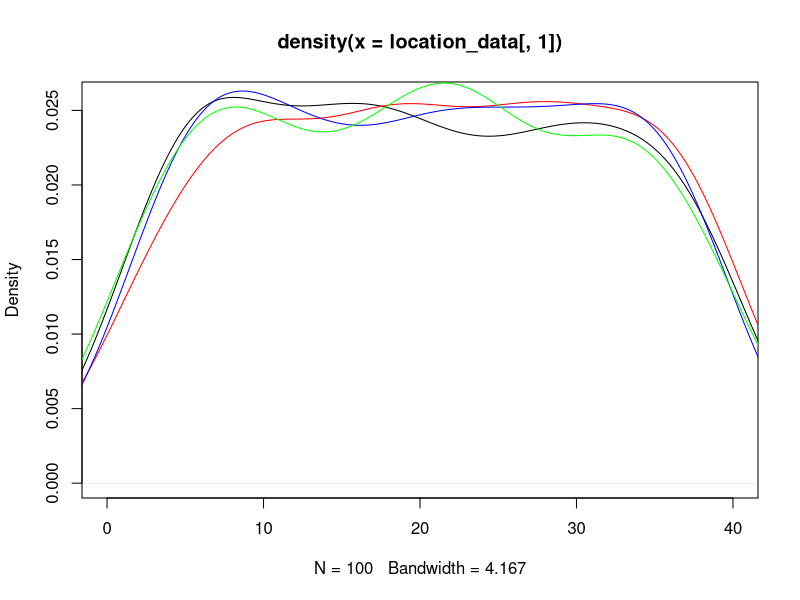
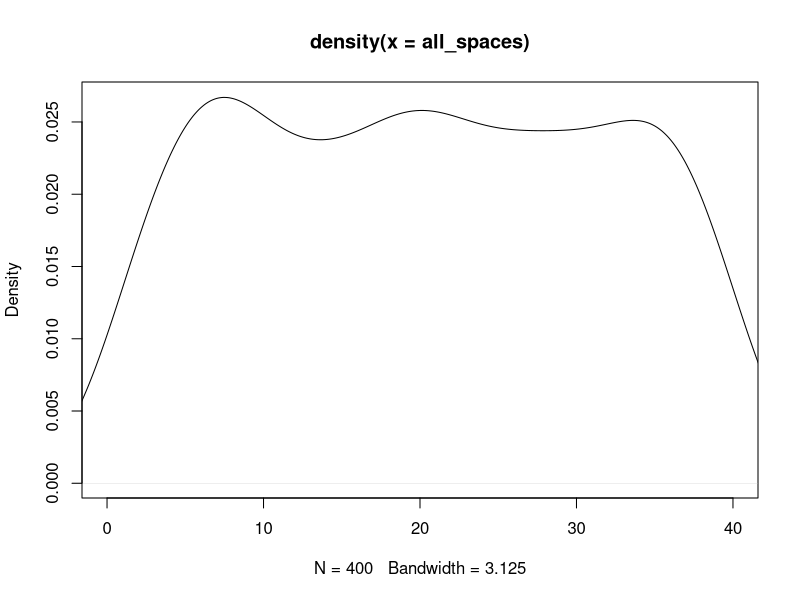
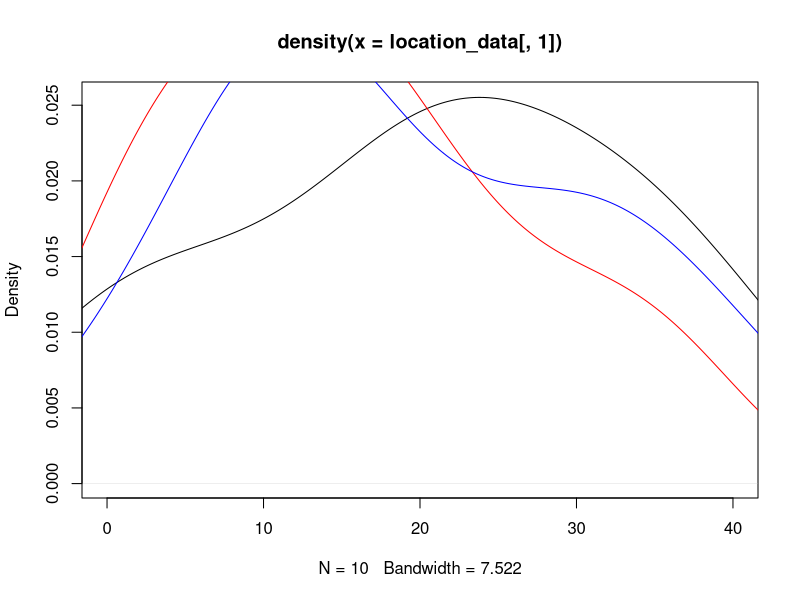
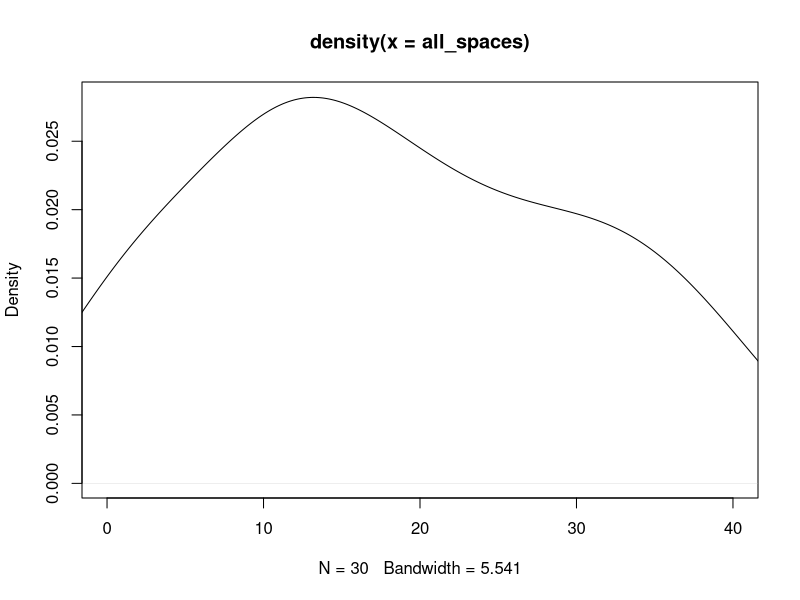

Write R code to recreate these figures, in order. (Note: this script raises an error after producing the figures.)
## ---- chunk 1
knitr::opts_chunk$set(echo = TRUE)
## ---- chunk 2
#libraries
library(dplyr)
library(ggplot2)
## ---- chunk 3
#Kayleigh
##LET'S GET MOVING

monopolyBoard <- read.csv("MonopolyBoard.csv", header = T)
monopolyBoard

# Using dice rolls to determine where a player will land on the board
#input: "location"; a number 1-40; where the player is on the board
#output: the amount of spaces the player will move until they are on their new location

#note that this is only accounting for standard dice rolls, no special rules yet...

lets_move = function(location) {
  dice_roll_1 <- sample(1:6, 1, replace = TRUE)
  dice_roll_2 <- sample(1:6, 1, replace = TRUE)
  
  roll_total <- sum(dice_roll_1, dice_roll_2)
  roll_double <- dice_roll_1 == dice_roll_2
  
    location = location + roll_total
    
  if (location <= 40) {
    location = location
  } else {
    location = location - 40
  }
  
  space = monopolyBoard$name[monopolyBoard$spaces == location]
  
  print("You're moving forward...")
  print(roll_total)
  
  print("You're on space...")
  print(location)
  
  #print(space) #This prints out the name of the space that they land on. 
}

#testers
lets_move(1)
lets_move(25)
lets_move(38)
lets_move(40)



#A function to move players around the board and to play Monopoly!
#input: "turns"; the amount of turns we should take
#output: a player's new location on the board

lets_play = function(turns) {
  location = 1
  print("Starting Location: GO!")
  for (i in 1:turns) {
    location = lets_move(location)
  }
  print("You've landed on...")
  return(location)
}



lets_play(10) #tester #in this example if you look at a reference monopoly board and "walk" your way around the board with each move being the number in each output, you'll land on the space on the board corresponding to the final output (when counting "GO" as 1 and/or 40) 

#testers 
#"lets_move" and "lets_play" have both been edited to print out phrases for each roll and move to make it easier to determine how the player is moving. 
#"You're moving forward..." gives the player's roll
#"You're on space..." is the players position after 1 turn/"lets_move"
  # Later try to switch this print statement to the name of the spot that the player is on 
#"You've landed on..." gives the final location after running "lets_play" for "x" turns.
  # Later try to switch this print statement to the name of the spot that the player is on 

lets_play(3)
lets_play(10)

## ---- chunk 4
##DOUBLE DOWN

##WORK IN PROGRESS

#A function using dice rolls to determine how many spaces a player will move with the additional rules for "doubles" in Monopoly
#input: "location"; a number 1-40 where the player is on the board
#outut: the number of spaces the player will move on the board, with the special case of rolling three "doubles" and landing in jail
double_down = function(location) {
  dice_roll_1 <- sample(1:6, 1, replace = TRUE)
  dice_roll_2 <- sample(1:6, 1, replace = TRUE)
  
  roll_total <- sum(dice_roll_1, dice_roll_2)
  roll_double <- dice_roll_1 == dice_roll_2
  
  print("roll was")
  print(roll_total)
    
  if (roll_double) {
    
    dice_roll_3 <- sample(1:6, 1, replace = TRUE)
    dice_roll_4 <- sample(1:6, 1, replace = TRUE)
    
    roll_total_2 <- sum(dice_roll_3, dice_roll_4)
    roll_double_2 <- dice_roll_3 == dice_roll_4
    
    print("roll double was")
    print(roll_total_2)

    
    if (roll_double_2) {
      dice_roll_5 <- sample(1:6, 1, replace = TRUE)
      dice_roll_6 <- sample(1:6, 1, replace = TRUE)
      
      roll_total_3 <- sum(dice_roll_5, dice_roll_6)
      roll_double_3 <- dice_roll_5 == dice_roll_6
      
      print("roll double was")
      print(roll_total_3)
      
      if (roll_double_3) {
        location = 11 #Jail
        print("doubles, doubles, doubles")
        print("You're going to JAIL!")
        
      } else {
        location = location + roll_total + roll_total_2 + roll_total_3
        print("doubles, doubles, not doubles")
        print("You're moving forward...")
        print(roll_total + roll_total_2 + roll_total_3)
      }
    } else {
      location = location + roll_total + roll_total_2
      print("doubles, not doubles")
      print("You're moving forward...")
      print(roll_total+roll_total_2)
    }
  } else {
    location = location + roll_total
    print("no doubles")
    print("You're moving forward...")
    print(roll_total)
  }

    
  if (location <= 40) {
    location = location
  } else {
    location = location - 40
  }

  
  print("You're on space...")
  print(location)
}

double_down(1)
#text out in the function is kinda funky right but it's just to make sure its working right
#In final version switch all dice rolls to sample(1:6,...)

## ---- chunk 5
##CHANCE AND COMMUNITY CHEST CARDS
Card_Numbers <- c(1, 2, 3, 4, 5, 6, 7, 8, 9, 10, 11, 12, 13, 14, 15, 16)

Chance_Cards <- c("Advance to Boardwalk", "Advance to Go (Collect $200)", "Advance to Illinois Avenue. If you pass Go, collect $200", "Advance to St. Charles Place. If you pass Go, collect $200", "Advance to the nearest Railroad. If unowned, you may buy it from the Bank. If owned, pay owner twice the rental to which they are otherwise entitled", "Advance to the nearest Railroad. If unowned, you may buy it from the Bank. If owned, pay owner twice the rental to which they are otherwise entitled", "Advance token to nearest Utility. If unowned, you may buy it from the Bank. If owned, throw dice and pay owner a total ten times amount thrown", "Bank pays you dividend of $50", "Get Out of Jail Free", "Go Back 3 Spaces", "Go to Jail. Go directly to Jail, do not pass Go, do not collect $200", "Make general repairs on all your property. For each house pay $25. For each hotel pay $100", "Speeding fine $15", "Take a trip to Reading Railroad. If you pass Go, collect $200", "You have been elected Chairman of the Board. Pay each player $50", "Your building loan matures. Collect $150")

Chance <- data.frame(Chance_Cards, Card_Numbers)
Chance
##Chance cards to move a player to a new space:
  #1 -> Advance to Boardwalk (space 40)
  #2 -> Advance to Go (space 1)
  #3 -> Advance to Illinois Avenue (space 25)
  #4 -> Advance to St. Charles Place (space 12)
  #5 -> Advance to nearest Railroad (space(s) 6, 16, 26, 36)
  #6 -> Advance to nearest Railraod (space(s) 6, 16, 26, 36)
  #7 -> Advance to nearest Utility (space(s) 13, 29)
  #11 -> Go to Jail (space 11)
  #14 -> Take a trip to Reading Railroad (space 6)

Community_Chest_Cards <- c("Advance to Go (Collect $200)", "Bank error in your favor. Collect $200", "Doctor’s fee. Pay $50", "From sale of stock you get $50", "Get Out of Jail Free", "Go to Jail. Go directly to jail, do not pass Go, do not collect $200", "Holiday fund matures. Receive $100", "Income tax refund. Collect $20", "It is your birthday. Collect $10 from every player", "Life insurance matures. Collect $100", "Pay hospital fees of $100", "Pay school fees of $50", "Receive $25 consultancy fee", "You are assessed for street repair. $40 per house. $115 per hotel", "You have won second prize in a beauty contest. Collect $10", "You inherit $100")

Community_Chest <- data.frame(Community_Chest_Cards, Card_Numbers)
Community_Chest

##Community Chest Cards that move a player to a new space:
  #1 -> Advance to GO (space 1)
  #5 -> Go to Jail (space 11)

## ---- chunk 6
# heidi

#the function "who_goes_first" simulates the initial roll before the game begins in order to determine which player goes first
# input is a number of how many players are going to be playing
# output is the value of each players roll and the player that will start the game based on who had the highest roll
who_goes_first <- function(num_players){
  initial_rolls <- c()
  for (i in 1:num_players) {
    player_i_roll <- sum(sample(1:6, 2, replace=TRUE))
    initial_rolls <- c(initial_rolls, player_i_roll) # vector of every player's roll
    print(paste("Player", i, "rolled", player_i_roll))
  }
  cat("\n")
  if(sum(initial_rolls == max(initial_rolls)) >= 2){
    while (sum(initial_rolls == max(initial_rolls)) >= 2) { # if players tied for highest number
      tied_players <- which(initial_rolls==max(initial_rolls)) # identify which players tied
      print("It's a tie! Roll again")
      cat("\n")
      tie_breaker_rolls <- c()
      for (i in tied_players) { # tied players roll again
       player_i_roll2 <- sum(sample(1:6, 2, replace=TRUE))
       tie_breaker_rolls <- c(tie_breaker_rolls, player_i_roll2)
       print(paste("Player", i, "rolled", player_i_roll2))
      }
      initial_rolls <- tie_breaker_rolls
      highest_roll <- max(tie_breaker_rolls)
      highest_player2 <- tied_players[which(tie_breaker_rolls == highest_roll)]
    }
    cat("\n")
    print(paste("Player", highest_player2, "goes first!"))
  }
  else {
    highest_player <- which.max(initial_rolls) # who rolled the highest number
    print(paste("Player", highest_player, "goes first!"))
  }
}

who_goes_first(4) # test function

## ---- chunk 7
# Olivia
# Website for data: https://stat-jet-asu.github.io/Datasets/InstructorDescriptions/monopoly.html

monopolyBoard <- read.csv("MonopolyBoard.csv", header = T)
head(monopolyBoard)

# This section is for question number 2

# Kayleigh's lets_play function from above incorporating players and density plots
# uses lets_move function from above
# input: turns, # of turns to iterate through; players, number of players (2-4)
# output: density plot with a line for each player's frequency of spaces landed on 
# & density plot for the combined frequency of spaces landed on for all players

lets_play = function(turns, players) {
  location_data <- as.data.frame(matrix(nrow = turns, ncol = players))
  
for (j in 1:players) {
  location = 1
  
  for (i in 1:turns) {
    
    location = lets_move(location)
    location_data[i,j] <- location
    }
  }
  
  # creates density plot of frequency of landing on each space for each player
  plot(density(location_data[,1]), xlim = c(0,40), col = "black")
  
  colors <- c("red", "blue", "green")
  
  for (k in 2:players) {
  lines(density(location_data[,k]), col = colors[k-1]) # adds a density line for each player after the first
  }
  
  # creates density plot for total frequency landing on each space (all players spaces included)
  all_spaces <- as.vector(as.matrix(location_data))
  plot(density(all_spaces), xlim = c(0,40), col = "black")
}
lets_play(100, 4)

## ---- chunk 8
who_goes_first2 <- function(num_players){
  initial_rolls <- c()
  for (i in 1:num_players) {
    player_i_roll <- sum(sample(1:6, 2, replace=TRUE))
    initial_rolls <- c(initial_rolls, player_i_roll) # vector of every player's roll
#    print(paste("Player", i, "rolled", player_i_roll))
  }
  cat("\n")
  if(sum(initial_rolls == max(initial_rolls)) >= 2){
    while (sum(initial_rolls == max(initial_rolls)) >= 2) { # if players tied for highest number
      tied_players <- which(initial_rolls==max(initial_rolls)) # identify which players tied
#      print("It's a tie! Roll again")
#      cat("\n")
      tie_breaker_rolls <- c()
      for (i in tied_players) { # tied players roll again
       player_i_roll2 <- sum(sample(1:6, 2, replace=TRUE))
       tie_breaker_rolls <- c(tie_breaker_rolls, player_i_roll2)
#       print(paste("Player", i, "rolled", player_i_roll2))
      }
      initial_rolls <- tie_breaker_rolls
      highest_roll <- max(tie_breaker_rolls)
      highest_player2 <- tied_players[which(tie_breaker_rolls == highest_roll)]
    }
#    cat("\n")
#    print(paste("Player", highest_player2, "goes first!"))
  }
  else {
    highest_player <- which.max(initial_rolls) # who rolled the highest number
#    print(paste("Player", highest_player, "goes first!"))
#    return(highest_player)
  
    
  # creating player order
  player_order <- length(num_players)
  player_order[1] <- as.integer(highest_player)

 for (j in 2:num_players) {
    
  player_order[j] <- as.integer(player_order[j-1] + 1)
  if (player_order[j] > num_players) {
    player_order[j] <- 1
  }
 }
  print(player_order)
  }
  
  playerlist <- (list(highest_player, player_order))
  return(playerlist)
}

#who_goes_first2(4)

## ---- chunk 9
# Question number 3 -- including jail and double rolls

lets_move2 = function(location) {
  dice_roll_1 <- sample(1:6, 1, replace = TRUE)
  dice_roll_2 <- sample(1:6, 1, replace = TRUE)
  
  roll_total <- sum(dice_roll_1, dice_roll_2)
  roll_double <- dice_roll_1 == dice_roll_2
  
    location = location + roll_total # updates location to be previous location + roll total
    double3 = "false" # double3 is assigned "true" if the player double rolls 3x (as seen in if statement below), otherwise it is assigned "false" 
    
  # first double roll -> roll again
  if (roll_double == TRUE) {
    dice_roll_3 <- sample(1:6, 1, replace = TRUE)
    dice_roll_4 <- sample(1:6, 1, replace = TRUE)
    
    roll_total2 <- sum(dice_roll_3, dice_roll_4)
    roll_double2 <- dice_roll_3 == dice_roll_4
    
    location = location + roll_total2
    double3 = "false"
    
    # if player is at a location past 40, subtract 40 so they go back to the GO space at location "41"
    # this is included in each if statement below so that it applies if player has to roll again
    if (location <= 40) {
      location = location
    } else {
      location = location - 40
    }
     
      # second double roll -> roll again
      if (roll_double2 == TRUE) {
        dice_roll_5 <- sample(1:6, 1, replace = TRUE)
        dice_roll_6 <- sample(1:6, 1, replace = TRUE)
    
        roll_total3 <- sum(dice_roll_5, dice_roll_6)
        roll_double3 <- dice_roll_5 == dice_roll_6
    
        location = location + roll_total3
        double3 = "false"
        
        if (location <= 40) {
          location = location
        } else {
          location = location - 40
        }
        
        # third double roll -> go to jail
          if (roll_double3 == TRUE) {
            location = monopolyBoard$spaces[monopolyBoard$name == "Jail"]
            double3 = "true"
          }
      }
  }  
    
  if (location <= 40) {
    location = location
  } else {
    location = location - 40
  }
  
  listdata <- (list(location, double3)) # creates list for outputs "location" and "double3"
  # if you need to access location from this function, use lets_move2(location)[[1]]
  # if you need to access double3, use lets_move2(double3)[[2]]
  return(listdata)
  
}


# lets_play2 is currently set up to have each player go thru all their turns and then move onto the next player
# probably need to fix this for question 5

## ---- chunk 10

lets_play2 = function(turns, players) {
  
  
  location_data <- as.data.frame(matrix(nrow = turns, ncol = players)) # dataframe will keep data for locations of players for each turn
  double3data <- as.data.frame(matrix(nrow = turns, ncol = players)) # dataframe will say "true" if player double rolled 3x (which lands them in jail) and "false" if they didn't double roll 3x
  
    # puts players in order
    colnames(location_data) <- who_goes_first2(players)[[2]]
  
    location = 1 # each player starts at location 1
    location_data[1,] <- location
    double3 = 0 # initializing "double3" which will be later assigned a "true" or "false" based on if player double rolled 3x
  
    for (i in 2:turns) { # iterates through number of turns
      
        for (j in 1:players) { # rotates through each player
          
        location = lets_move2(location_data[i-1,j])[[1]] # takes location from lets_move2 function and assigns it to location
        location_data[i,j] <- as.integer(location) # puts location value into the dataframe of locations for each player
        double3data[i,j] <- lets_move2(double3)[[2]] # takes "true" or "false" value from double3 and adds it to double3data dataframe
        
      # deals with landing in jail from "go to jail" space and staying there for next 3 turns
      if (31 %in% location_data[i-1,j]) { # if you landed on 31 in the last turn (i-1 turn), you go to jail (space 11) for the ith turn
        location <- 11
        location_data[i,j] <- as.integer(location) # new location is 11
      } else if (11 %in% location_data[i-1,j] & 31 %in% location_data[i-2,j]) { # if you were on space 11 last turn AND you were on space 31 2 turns ago, you stay in jail (space 11) for turn i
        location <- 11
        location_data[i,j] <- as.integer(location)  
      } else if (11 %in% location_data[i-2,j] & 31 %in% location_data[i-3,j]) {
        location <- 11
        location_data[i,j] <- as.integer(location)
      }
        
      # landing in jail from 3x double roll and staying there for next 3 turns
      if (11 %in% location_data[i,j] & "true" %in% double3data[i-1,j]) { # if player's location is 11 (jail) and double3data is"true" (player double rolled 3x), player stays in jail. all 3 if/else if statements keep player in jail for the next 3 turns
        location <- 11
        location_data[i,j] <- as.integer(location)
      } else if (11 %in% location_data[i-1,j] & "true" %in% double3data[i-2,j]) { # 
        location <- 11
        location_data[i,j] <- as.integer(location)
      } else if (11 %in% location_data[i-2,j] & "true" %in% double3data[i-3,j]) {
        location <- 11
        location_data[i,j] <- as.integer(location)
      }
        
    }
  }
  print(location_data)
  
  # creates density plot of frequency of landing on each space for each player
  plot(density(location_data[,1]), xlim = c(0,40), col = "black")
  
  colors <- c("red", "blue", "green")
  
  for (k in 2:players) {
    lines(density(location_data[,k]), col = colors[k-1]) # adds a density line for each player after the first
  }
  
  # creates density plot for total frequency landing on each space (all players spaces included)
  all_spaces <- as.vector(as.matrix(location_data))
  plot(density(all_spaces), xlim = c(0,40), col = "black")
  
}
 
lets_play2(10, 3)

location_data

# how should we go about recording spaces landed on when double rolls occur?

## ---- chunk 11
# olivia (ignore this its a work in progress)
# Figure out how to have players pay and recieve money from landing on chance and community chest spaces

# $200 every time you pass go

     if(draw_card == 5){
        if(location >= 37 && location <= 5){
              location = 6
              
              
            } else if (location >= 6 && location <= 15){
                location = 16
              } else {
                if(location >= 16 && location <= 25){
                  location = 26
                } else {
                  location = 36
                }
              }
            }
  
    if(draw_card == 6){
        if(location >= 37 && location <= 5){
              location = 6
            } else {
              if (location >= 6 && location <= 15){
                location = 16
              } else {
                if(location >= 16 && location <= 25){
                  location = 26
                } else {
                  location = 36
                }
              }
            }
    }

#################



##########

# replaces NAs in rent_0 column with 0s
monopolyBoard$rent_0[is.na(monopolyBoard$rent_0) == TRUE] <- as.integer(0)

lets_play_idk = function(turns, players) {
  
  location_data <- as.data.frame(matrix(nrow = turns, ncol = players))
  double3data <- as.data.frame(matrix(nrow = turns, ncol = players))
  player_bank_data <- data.frame(matrix(nrow = 2, ncol = players))
  
    colnames(location_data) <- who_goes_first2(players)[[2]]
  
    location = 1
    location_data[1,] <- location
    double3 = 0
  
    for (i in 2:turns) {
      
        for (j in 1:players) {
          
        location = lets_move3(location_data[i-1,j])[[1]]
        location_data[i,j] <- as.integer(location)
        double3data[i,j] <- lets_move3(double3)[[2]]
        
      # deals with landing in jail from "go to jail" space and staying there for next 3 turns
      if (31 %in% location_data[i-1,j]) { # if you land on 31 (go to jail), next location is in jail (space 11)
        location <- 11
        location_data[i,j] <- as.integer(location)
      } else if (11 %in% location_data[i-1,j] & 31 %in% location_data[i-2,j]) {
        location <- 11
        location_data[i,j] <- as.integer(location)
      } else if (11 %in% location_data[i-2,j] & 31 %in% location_data[i-3,j]) {
        location <- 11
        location_data[i,j] <- as.integer(location)
      }
        
      # landing in jail from 3x double roll and staying there for next 3 turns
      if (11 %in% location_data[i,j] & "true" %in% double3data[i-1,j]) { # "true" means player double rolled 3x -> jail
        location <- 11
        location_data[i,j] <- as.integer(location)
      } else if (11 %in% location_data[i-1,j] & "true" %in% double3data[i-2,j]) { # 
        location <- 11
        location_data[i,j] <- as.integer(location)
      } else if (11 %in% location_data[i-2,j] & "true" %in% double3data[i-3,j]) {
        location <- 11
        location_data[i,j] <- as.integer(location)
      }

        
      # updating banks when players land on each others properties
      if(location %in% c(2, 4, 6, 7, 9, 10, 12, 13, 14, 15, 16, 17, 19, 20, 22, 24, 25, 26, 27, 28, 29, 30, 32, 33, 35, 36, 38, 40)) {
            
      location = location
      spot <- which(Property_Statuses$Space == location)
      cost <- which(monopolyBoard$spaces == location)
      owned_by_player <- Property_Statuses$Owned_By_Player[spot]
        
      The_Players$Player_Bank[owned_by_player] <- The_Players$Player_Bank[owned_by_player] + monopolyBoard$rent_0[cost]
      The_Players$Player_Bank[j] <- The_Players$Player_Bank[j] - monopolyBoard$rent_0[cost]
      }
      
      # Updating player bank if they gained or lost money from a Chance card
      if (Drawing_Chance(location_data[i,j])[[2]] != 0) {
        The_Players$Player_Bank[j] <- The_Players$Player_Bank[j] + Drawing_Chance(location_data[i,j])[[2]]  
      }
        
      # Updating player bank if they gained or lost money from a Community Chest card 
      if (Drawing_Community_Chest(location_data[i,j])[[2]] != 0) {
        The_Players$Player_Bank[j] <- The_Players$Player_Bank[j] + Drawing_Community_Chest(location_data[i,j])[[2]]  
      }
      
      # Player gets $200 if they pass go
      if (lets_move3(location_data[i,j])[[3]] != 0) {
        The_Players$Player_Bank[j] <- The_Players$Player_Bank[j] + lets_move3(location_data[i,j])[[3]]  
      }
        
    }
  }
  print(location_data)
  print(double3data)
  print(The_Players)
  
  # creates density plot of frequency of landing on each space for each player
  plot(density(location_data[,1]), xlim = c(0,40), col = "black")
  
  plot(location_data[,1], xlim= c(0,40), col="black", type="h", xlab="Spaces", ylab="Frequency", main="Frequency of Landing on Each Space for Each Player")
  
  colors <- c("red", "blue", "green")
  
  for (k in 2:players) {
    lines(density(location_data[,k]), col = colors[k-1]) # adds a density line for each player after the first
  }
  
  # creates density plot for total frequency landing on each space (all players spaces included)
  all_spaces <- as.vector(as.matrix(location_data))
  plot(density(all_spaces), xlim = c(0,40), col = "black")
 
}

lets_play_idk(10, 4)

# prob have to change how we call drawing_chance in lets_move3 (its a list now)

## ---- chunk 12
#4 - Kayleigh and Maddie 
#Chance - spaces 8, 23, 37
#Community Chest - spaces 3, 18, 34
Chance

Drawing_Chance = function(location) {
  location = location
  draw_card <- sample(1:16, 1, replace = TRUE)
  player_card <- Chance$Chance_Cards[draw_card]
  print(player_card)

  
      if(draw_card == 1) {
        location = 1
      }
      
      if(draw_card == 2) {
        location = 1
      }
      
      if(draw_card == 3) {
        location = 25
      }
  
      if(draw_card == 4){
        location = 12
      }
  
      if(draw_card == 5){
        if(location >= 37 && location <= 5){
              location = 6
            } else {
              if (location >= 6 && location <= 15){
                location = 16
              } else {
                if(location >= 16 && location <= 25){
                  location = 26
                } else {
                  location = 36
                }
              }
            }
    }
  
    if(draw_card == 6){
        if(location >= 37 && location <= 5){
              location = 6
            } else {
              if (location >= 6 && location <= 15){
                location = 16
              } else {
                if(location >= 16 && location <= 25){
                  location = 26
                } else {
                  location = 36
                }
              }
            }
    }
  
    if(draw_card == 7){
        if(location >= 29 && location <= 12){
              location = 13
            } else {
              location = 29
    }
  }
  
    if(draw_card == 11) {
      location = 11
    }
  
    if(draw_card == 14) {
      location = 6
    }
  
    if(draw_card == 10) {
      location = location - 3
    }
  
    location = location
    return(location)
}

Drawing_Chance(8)
Drawing_Chance(23)
Drawing_Chance(37)

Drawing_Community_Chest = function(location) {
  location = location
  draw_card_chest <- sample(1:16, 1, replace = TRUE)
  player_card_chest <- Community_Chest$Community_Chest_Cards[draw_card_chest]
  print(player_card_chest)
  print(location)
  
  if (draw_card_chest == 1) {
    location = 1
  } else {
    if (draw_card_chest == 6) {
    location = 11
    } else {
      location = location
    }
  
  }
  
  location = location 
  return(location)
}

Drawing_Community_Chest(3)
Drawing_Community_Chest(18)
Drawing_Community_Chest(34)

lets_move3 = function(location) {
  dice_roll_1 <- sample(1:6, 1, replace = TRUE)
  dice_roll_2 <- sample(1:6, 1, replace = TRUE)
  
  roll_total <- sum(dice_roll_1, dice_roll_2)
  roll_double <- dice_roll_1 == dice_roll_2
  
    location = location + roll_total
    double3 = "false"
  
  print("your roll total is...")
  print(roll_total)

  if (location <= 40) {
      location = location
      amount = 0
  } else {
      location = location - 40
      amount = 200
  }
   
  print("your location is...")
  print(location)
  
  if(location == 8 || location == 23 || location == 27) {
    location = Drawing_Chance(location)[[1]]
    print("your location is...")
    print(location)
  }
  
  if(location == 3 || location == 18 || location == 34) {
    location = Drawing_Community_Chest(location)[[1]]
    print("your location is...")
    print(location)
  }
    
  # first double roll -> roll again
  if (roll_double == TRUE) {
    dice_roll_3 <- sample(1:6, 1, replace = TRUE)
    dice_roll_4 <- sample(1:6, 1, replace = TRUE)
    
    roll_total2 <- sum(dice_roll_3, dice_roll_4)
    roll_double2 <- dice_roll_3 == dice_roll_4
    
    location = location + roll_total2
    double3 = "false"
    print("1 double")
    
    if (location <= 40) {
      location = location
      amount = 0
    } else {
      location = location - 40
      amount = 200
    }
    
    
    if(location == 8 || location == 23 || location == 27) {
    location = Drawing_Chance(location)[[1]]
    }
  
  if(location == 3 || location == 18 || location == 34) {
    location = Drawing_Community_Chest(location)[[1]]
    }
     
      # second double roll -> roll again
      if (roll_double2 == TRUE) {
        dice_roll_5 <- sample(1:6, 1, replace = TRUE)
        dice_roll_6 <- sample(1:6, 1, replace = TRUE)
    
        roll_total3 <- sum(dice_roll_5, dice_roll_6)
        roll_double3 <- dice_roll_5 == dice_roll_6
    
        location = location + roll_total3
        double3 = "false"
        print("2 doubles")
        
        if (location <= 40) {
          location = location
          amount = 0
        } else {
          location = location - 40
          amount = 200
        }
        
        if(location == 8 || location == 23 || location == 27) {
          location = Drawing_Chance(location)[[1]]
        }
  
        if(location == 3 || location == 18 || location == 34) {
          location = Drawing_Community_Chest(location)[[1]]
         
        }
        
        # third double roll -> go to jail
          if (roll_double3 == TRUE) {
            location = monopolyBoard$spaces[monopolyBoard$name == "Jail"]
            double3 = "true"
            print("three doubles")
          }
      }
  }  
   
  location = location 
  
  print("your location is...")
  print(location)
  listdata <- (list(location, double3, amount))
  return(listdata)
  
}

lets_move3(1)


lets_play3 = function(turns, players) {
  
  location_data <- as.data.frame(matrix(nrow = turns, ncol = players))
  double3data <- as.data.frame(matrix(nrow = turns, ncol = players))
  
    colnames(location_data) <- who_goes_first2(players)[[2]]
  
    location = 1
    location_data[1,] <- location
    double3 = 0
  
    for (i in 2:turns) {
      
        for (j in 1:players) {
          
        location = lets_move3(location_data[i-1,j])[[1]]
        location_data[i,j] <- as.integer(location)
        double3data[i,j] <- lets_move3(double3)[[2]]
        
      # deals with landing in jail from "go to jail" space and staying there for next 3 turns
      if (31 %in% location_data[i-1,j]) { # if you land on 31 (go to jail), next location is in jail (space 11)
        location <- 11
        location_data[i,j] <- as.integer(location)
      } else if (11 %in% location_data[i-1,j] & 31 %in% location_data[i-2,j]) {
        location <- 11
        location_data[i,j] <- as.integer(location)
      } else if (11 %in% location_data[i-2,j] & 31 %in% location_data[i-3,j]) {
        location <- 11
        location_data[i,j] <- as.integer(location)
      }
        
      # landing in jail from 3x double roll and staying there for next 3 turns
      if (11 %in% location_data[i,j] & "true" %in% double3data[i-1,j]) { # "true" means player double rolled 3x -> jail
        location <- 11
        location_data[i,j] <- as.integer(location)
      } else if (11 %in% location_data[i-1,j] & "true" %in% double3data[i-2,j]) { # 
        location <- 11
        location_data[i,j] <- as.integer(location)
      } else if (11 %in% location_data[i-2,j] & "true" %in% double3data[i-3,j]) {
        location <- 11
        location_data[i,j] <- as.integer(location)
      }
        
    }
  }
  print(location_data)
  print(double3data)


  
  # creates density plot of frequency of landing on each space for each player
  plot(density(location_data[,1]), xlim = c(0,40), col = "black")
  
  plot(location_data[,1], xlim= c(0,40), col="black", type="h", xlab="Spaces", ylab="Frequency", main="Frequency of Landing on Each Space for Each Player")
  
  colors <- c("red", "blue", "green")
  
  for (k in 2:players) {
    lines(density(location_data[,k]), col = colors[k-1]) # adds a density line for each player after the first
  }
  
  # creates density plot for total frequency landing on each space (all players spaces included)
  all_spaces <- as.vector(as.matrix(location_data))
  plot(density(all_spaces), xlim = c(0,40), col = "black")
  
}


lets_play3(100, 4)

## ---- chunk 13

#use lets_move2 for freq plot

Chance
## ---- chunk 14
#hello
dice_roll <- sum(sample(1:6, 2, replace = TRUE))
dice_roll

Drawing_Chance = function(location) {
  location = location
  amount <- 0 
  draw_card <- sample(1:16, 1, replace = TRUE)
  player_card <- Chance$Chance_Cards[draw_card]
  print(player_card)

  
      if(draw_card == 1) {
        location = 1
      }
      
      if(draw_card == 2) {
        location = 1
        amount = 200
      }
      
      if(draw_card == 3) {
        if(location > 25){
          amount = 200
        }else{
          amount = amount
    }
        location = 25
      }
  
      if(draw_card == 4){
        if(location > 13 ){
          amount = 200
        }else{
          amount = amount
    }
        location = 12
      }
  
      if(draw_card == 5){
        if(location >= 37 && location <= 5){
              location = 6
            } else {
              if (location >= 6 && location <= 15){
                location = 16
              } else {
                if(location >= 16 && location <= 25){
                  location = 26
                } else {
                  location = 36
                }
              }
            }
    }
  
    if(draw_card == 6){
        if(location >= 37 && location <= 5){
              location = 6
            } else {
              if (location >= 6 && location <= 15){
                location = 16
              } else {
                if(location >= 16 && location <= 25){
                  location = 26
                } else {
                  location = 36
                }
              }
            }
    }
  
    if(draw_card == 7){
        if(location >= 29 && location <= 12){
              location = 13
            } else {
              location = 29
    }
    }
  
    if(draw_card == 8){
      amount = -50
    }
  
    if(draw_card == 10) {
      location = location - 3
    }
  
    if(draw_card == 11) {
      location = 11
    }
  
    if(draw_card == 13){
      amount = -15
    }
  
    if(draw_card == 14) {
      if(location > 6){
        amount = 200
      }else{
        amount = amount
    }
      location = 6
    }
  
    if(draw_card == 16){
      amount = 150
    }
  
   
    location = location
    amount = amount
    list_location_amount <- list(location, amount)
    return(list_location_amount)
}


Drawing_Community_Chest = function(location) {
  location = location
  amount <- 0
  draw_card_chest <- sample(1:16, 1, replace = TRUE)
  player_card_chest <- Community_Chest$Community_Chest_Cards[draw_card_chest]
  print(player_card_chest)
  print(location)
  
  
  if (draw_card_chest == 1) {
    location = 1
    amount = 200
  }
  
  #Bank error in your favor. Collect $200
  if(draw_card_chest == 2){
    amount = 200
  }
  
  #Doctor’s fee. Pay $50
  if(draw_card_chest == 3){
    amount = -50
  }
  
  #From sale of stock you get $50
  if(draw_card_chest == 4){
    amount = 50
  }
  
  if(draw_card_chest == 6) {
    location = 11
  }
  
  #Holiday fund matures. Receive $100
  if(draw_card_chest == 7){
    amount = 100
  }
  
  #Income tax refund. Collect $20
  if(draw_card_chest == 8){
    amount = 20
  }
  
  #Life insurance matures. Collect $100
  if(draw_card_chest == 10){
    amount = 100
  }
  
  #Pay hospital fees of $100
  if(draw_card_chest == 11){
    amount = -100
  }
  
  #Pay school fees of $50
  if(draw_card_chest == 12){
    amount = -50
  }
  
  #Receive $25 consultancy fee
  if(draw_card_chest == 13){
    amount = 25
  }
  
  #You have won second prize in a beauty contest. Collect $10
  if(draw_card_chest == 15){
    amount = 10
  }
  
  #You inherit $100
  if(draw_card_chest == 16){
    amount = 100
  }
  
  location = location 
  amount = amount
  list_location_amount <- list(location,amount)
  return(list_location_amount)
}

Drawing_Community_Chest(10) # test

Chance
Community_Chest
## ---- chunk 15
library(tidyverse)
## ---- chunk 16
Players <- c("Player 1", "Player 2", "Player 3", "Player 4")
Player_Bank <- c(1250, 1250, 1250, 1250)
The_Players <- data.frame(Players, Player_Bank)

Property <- c("Mediterranean", "Baltic", "Reading Railroad", "Oriental", "Vermot", "Connecticut", "St. Charles", "Electric Company", "States", "Virginia", "Pennsylvania Railroad", "St. James", "Tennessee", "New York", "Kentucky", "Indiana", "Illinios", "B&O Railroad", "Atlantic", "Ventnor", "Water Works", "Marvin Gardens", "Pacific", "N. Carolina", "Pennsylvania", "Short Line Railroad", "Park Place", "Boardwalk")
Owned_By_Player <- sample(1:4, 28, replace = TRUE)
Space <- c(2, 4, 6, 7, 9, 10, 12, 13, 14, 15, 16, 17, 19, 20, 22, 24, 25, 26, 27, 28, 29, 30, 32, 33, 35, 36, 38, 40)
Property_Statuses <- data.frame(Property, Space, Owned_By_Player)
Property_Statuses

lets_move3 = function(location) {
  dice_roll_1 <- sample(1:6, 1, replace = TRUE)
  dice_roll_2 <- sample(1:6, 1, replace = TRUE)
  
  roll_total <- sum(dice_roll_1, dice_roll_2)
  roll_double <- dice_roll_1 == dice_roll_2
  
    location = location + roll_total
    double3 = "false"


  if (location <= 40) {
      location = location
  } else {
      location = location - 40
  }

  if(location == 8 || location == 23 || location == 27) {
    location = Drawing_Chance(location)

  }
  
  if(location == 3 || location == 18 || location == 34) {
    location = Drawing_Community_Chest(location)

  }

  # first double roll -> roll again
  if (roll_double == TRUE) {
    dice_roll_3 <- sample(1:6, 1, replace = TRUE)
    dice_roll_4 <- sample(1:6, 1, replace = TRUE)
    
    roll_total2 <- sum(dice_roll_3, dice_roll_4)
    roll_double2 <- dice_roll_3 == dice_roll_4
    
    location = location + roll_total2
    double3 = "false"

    
    if (location <= 40) {
      location = location
    } else {
      location = location - 40
    }
    
    
    if(location == 8 || location == 23 || location == 27) {
    location = Drawing_Chance(location)
    }
  
  if(location == 3 || location == 18 || location == 34) {
    location = Drawing_Community_Chest(location)
    }
    
      # second double roll -> roll again
      if (roll_double2 == TRUE) {
        dice_roll_5 <- sample(1:6, 1, replace = TRUE)
        dice_roll_6 <- sample(1:6, 1, replace = TRUE)
    
        roll_total3 <- sum(dice_roll_5, dice_roll_6)
        roll_double3 <- dice_roll_5 == dice_roll_6
    
        location = location + roll_total3
        double3 = "false"
        
        if (location <= 40) {
          location = location
        } else {
          location = location - 40
        }
        
        if(location == 8 || location == 23 || location == 27) {
          location = Drawing_Chance(location)
        }
  
        if(location == 3 || location == 18 || location == 34) {
          location = Drawing_Community_Chest(location)
         
        }
        
        # third double roll -> go to jail
          if (roll_double3 == TRUE) {
            location = monopolyBoard$spaces[monopolyBoard$name == "Jail"]
            double3 = "true"
          }
      }
  }  
   
  location = location 
}

lets_move3(2)


lets_play4 = function(turns, players) {
  
  location_data <- as.data.frame(matrix(nrow = turns, ncol = players))
  double3data <- as.data.frame(matrix(nrow = turns, ncol = players))
  players_banks <- as.data.frame(matrix(nrow = turns, ncol = players))

print(Property_Statuses)

  for (j in 1:players) {
    location = 1
    double3 = 0
    
    
    for (i in 1:turns) {
        print("player")
        print(j)
        location = lets_move3(location)[[1]]
        location_data[i,j] <- as.integer(location)
        double3data[i,j] <- lets_move3(double3)[[2]]

                
      # deals with landing in jail from "go to jail" space and staying there for next 3 turns
      if (31 %in% location_data[i-1,j]) { # if you land on 31 (go to jail), next location is in jail (space 11)
        location <- 11
        location_data[i,j] <- as.integer(location)
      } else if (11 %in% location_data[i-1,j] & 31 %in% location_data[i-2,j]) {
        location <- 11
        location_data[i,j] <- as.integer(location)
      } else if (11 %in% location_data[i-2,j] & 31 %in% location_data[i-3,j]) {
        location <- 11
        location_data[i,j] <- as.integer(location)
      }
        
      # landing in jail from 3x double roll and staying there for next 3 turns
      if (11 %in% location_data[i,j] & "true" %in% double3data[i-1,j]) { # "true" means player double rolled 3x -> jail
        location <- 11
        location_data[i,j] <- as.integer(location)
      } else if (11 %in% location_data[i-1,j] & "true" %in% double3data[i-2,j]) { # 
        location <- 11
        location_data[i,j] <- as.integer(location)
      } else if (11 %in% location_data[i-2,j] & "true" %in% double3data[i-3,j]) {
        location <- 11
        location_data[i,j] <- as.integer(location)
      }
  
      
    }
  }
  
print(location_data)
return(The_Players)

}

lets_play4(1,4)
## ---- chunk 17
monopolyBoard
Players <- c("Player 1", "Player 2", "Player 3", "Player 4")
Player_Bank <- c(1250, 1250, 1250, 1250)
The_Players <- data.frame(Players, Player_Bank)

Property <- c("Mediterranean", "Baltic", "Reading Railroad", "Oriental", "Vermot", "Connecticut", "St. Charles", "Electric Company", "States", "Virginia", "Pennsylvania Railroad", "St. James", "Tennessee", "New York", "Kentucky", "Indiana", "Illinios", "B&O Railroad", "Atlantic", "Ventnor", "Water Works", "Marvin Gardens", "Pacific", "N. Carolina", "Pennsylvania", "Short Line Railroad", "Park Place", "Boardwalk")
Owned_By_Player <- sample(1:4, 28, replace = TRUE)
Space <- c(2, 4, 6, 7, 9, 10, 12, 13, 14, 15, 16, 17, 19, 20, 22, 24, 25, 26, 27, 28, 29, 30, 32, 33, 35, 36, 38, 40)
Property_Statuses <- data.frame(Property, Space, Owned_By_Player)
Property_Statuses


Updating_Player_Bank <- function(location, j) {
  if(location == 2 || location == 4 || location == 6 || location == 7 || location == 9 || location == 10 || location == 12 || location == 13 || location == 14 || location == 15 || location == 16 || location == 17 || location == 19 || location == 20 || location == 22 || location == 24 || location == 25 || location == 26 || location == 27 || location == 28 || location == 29 || location == 30 || location == 32 || location == 33 || location == 35 || location == 36 || location == 38 || location == 40){
    location = location
    spot <- which(Property_Statuses$Space == location)
    cost <- which(monopolyBoard$spaces == location)
    owned_by_player <- Property_Statuses$Owned_By_Player[spot]
    The_Players$Player_Bank[owned_by_player] <- The_Players$Player_Bank[owned_by_player] + monopolyBoard$cost[cost]
    The_Players$Player_Bank[owned_by_player]
    The_Players
    
    The_Players$Player_Bank[owned_by_player] <- The_Players$Player_Bank[owned_by_player] + monopolyBoard$rent_0[cost]
    
    The_Players$Player_Bank[j] <- The_Players$Player_Bank[j] - monopolyBoard$rent_0[cost]
    
    return(The_Players)

  }
}

Updating_Player_Bank(12, 3)
## ---- chunk 18
lets_move4 = function(location) {
  dice_roll_1 <- sample(1:6, 1, replace = TRUE)
  dice_roll_2 <- sample(1:6, 1, replace = TRUE)
  
  roll_total <- sum(dice_roll_1, dice_roll_2)
  roll_double <- dice_roll_1 == dice_roll_2
  
    location = location + roll_total
    double3 = "false"
    
    j=2

  if (location <= 40) {
      location = location
      Updating_Player_Bank(location, j)
  } else {
      location = location - 40
      Updating_Player_Bank(location, j)
  }


  if(location == 8 || location == 23 || location == 27) {
    location = Drawing_Chance(location)
    Updating_Player_Bank(location, j)

  }
  
  if(location == 3 || location == 18 || location == 34) {
    location = Drawing_Community_Chest(location)
    Updating_Player_Bank(location, j)

  }


  # first double roll -> roll again
  if (roll_double == TRUE) {
    dice_roll_3 <- sample(1:6, 1, replace = TRUE)
    dice_roll_4 <- sample(1:6, 1, replace = TRUE)
    
    roll_total2 <- sum(dice_roll_3, dice_roll_4)
    roll_double2 <- dice_roll_3 == dice_roll_4
    
    location = location + roll_total2
    double3 = "false"

    
    if (location <= 40) {
      location = location
      Updating_Player_Bank(location, j)
      
    } else {
      location = location - 40
      Updating_Player_Bank(location, j)
    }
    
    
    if(location == 8 || location == 23 || location == 27) {
    location = Drawing_Chance(location)
    Updating_Player_Bank(location, j)
    }
  
  if(location == 3 || location == 18 || location == 34) {
    location = Drawing_Community_Chest(location)
    Updating_Player_Bank(location, j)
    }

    
      # second double roll -> roll again
      if (roll_double2 == TRUE) {
        dice_roll_5 <- sample(1:6, 1, replace = TRUE)
        dice_roll_6 <- sample(1:6, 1, replace = TRUE)
    
        roll_total3 <- sum(dice_roll_5, dice_roll_6)
        roll_double3 <- dice_roll_5 == dice_roll_6
    
        location = location + roll_total3
        double3 = "false"
        
        if (location <= 40) {
          location = location
          Updating_Player_Bank(location, j)
        } else {
          location = location - 40
          Updating_Player_Bank(location, j)
        }
        
        if(location == 8 || location == 23 || location == 27) {
          location = Drawing_Chance(location)
          Updating_Player_Bank(location, j)
        }
  
        if(location == 3 || location == 18 || location == 34) {
          location = Drawing_Community_Chest(location)
          Updating_Player_Bank(location, j)
         
        }

        
        # third double roll -> go to jail
          if (roll_double3 == TRUE) {
            location = monopolyBoard$spaces[monopolyBoard$name == "Jail"]
            double3 = "true"
          }
      }
  }  
   
  location = location 
  
  listdata <- (list(location, double3))
  return(listdata)
  return(Updating_Player_Bank(location, j))
  
}

lets_move4(12)
lets_move4(Updating_Player_Bank())
## ---- chunk 19

lets_play4 = function(turns, players) {
  
  location_data <- as.data.frame(matrix(nrow = turns, ncol = players))
  double3data <- as.data.frame(matrix(nrow = turns, ncol = players))
  
    colnames(location_data) <- who_goes_first2(players)[[2]]
  
    location = 1
    location_data[1,] <- location
    double3 = 0
  
    for (i in 2:turns) {
      
        for (j in 1:players) {
          
        location = lets_move4(location_data[i-1,j])[[1]]
        location_data[i,j] <- as.integer(location)
        double3data[i,j] <- lets_move4(double3)[[2]]
        print(j)
        
      # deals with landing in jail from "go to jail" space and staying there for next 3 turns
      if (31 %in% location_data[i-1,j]) { # if you land on 31 (go to jail), next location is in jail (space 11)
        location <- 11
        location_data[i,j] <- as.integer(location)
      } else if (11 %in% location_data[i-1,j] & 31 %in% location_data[i-2,j]) {
        location <- 11
        location_data[i,j] <- as.integer(location)
      } else if (11 %in% location_data[i-2,j] & 31 %in% location_data[i-3,j]) {
        location <- 11
        location_data[i,j] <- as.integer(location)
      }
        
      # landing in jail from 3x double roll and staying there for next 3 turns
      if (11 %in% location_data[i,j] & "true" %in% double3data[i-1,j]) { # "true" means player double rolled 3x -> jail
        location <- 11
        location_data[i,j] <- as.integer(location)
      } else if (11 %in% location_data[i-1,j] & "true" %in% double3data[i-2,j]) { # 
        location <- 11
        location_data[i,j] <- as.integer(location)
      } else if (11 %in% location_data[i-2,j] & "true" %in% double3data[i-3,j]) {
        location <- 11
        location_data[i,j] <- as.integer(location)
      }
        
    }
    }
    
  print(location_data)
  print(double3data)
  print(The_Players)
    
  # creates density plot of frequency of landing on each space for each player
  plot(density(location_data[,1]), xlim = c(0,40), col = "black")
  plot(location_data[,1], xlim= c(0,40), col="black", type="h", xlab="Spaces", ylab="Frequency", main="Frequency of Landing on Each Space for Each Player")
  
  colors <- c("red", "blue", "green")
  
  for (k in 2:players) {
    lines(density(location_data[,k]), col = colors[k-1]) # adds a density line for each player after the first
  }
  
  # creates density plot for total frequency landing on each space (all players spaces included)
  all_spaces <- as.vector(as.matrix(location_data))
  plot(density(all_spaces), xlim = c(0,40), col = "black")

}

lets_play4(10, 4)
